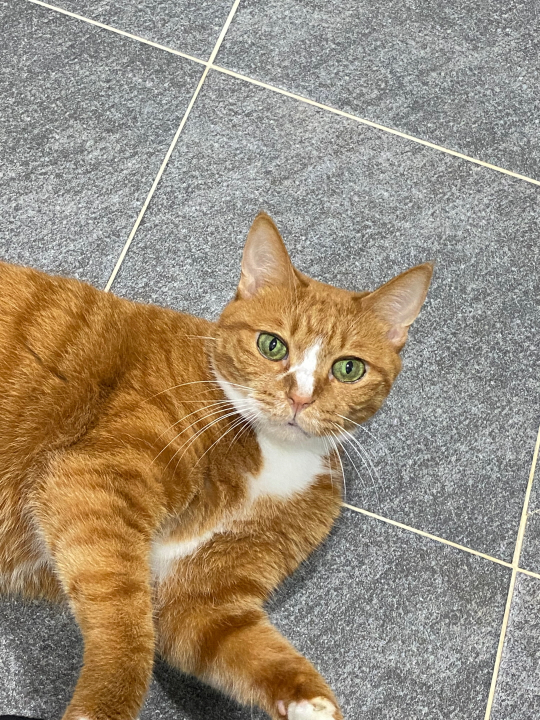
#> input picture OpenCV 3일차/실습/img/img13.jpg, 1080 x 1440 px (shown at 1/2 size)
$ python opencv_40.py   (older library calls are emulated)
#> lines starting #> are read from the running program, lines starting #| are printed output that depends on the picture
# OpenCV opencv_38 + opencv_39(sobel + laplacian)
import cv2

img_src = cv2.imread('img/img13.jpg', cv2.IMREAD_COLOR)
#> img_src is the input picture: shape (1440, 1080, 3); mean B, G, R 122.8, 142.2, 156.1
img_src = cv2.resize(img_src, dsize=(500, 500), interpolation=cv2.INTER_AREA)
#> img_src: shape (500, 500, 3)
img_gray = cv2.cvtColor(img_src, cv2.COLOR_BGR2GRAY)
img_grays = cv2.cvtColor(img_gray, cv2.COLOR_GRAY2BGR)

img_sobel_col = cv2.Sobel(img_gray, cv2.CV_64F, 1, 0, ksize=3)
img_sobel_col = cv2.convertScaleAbs(img_sobel_col)
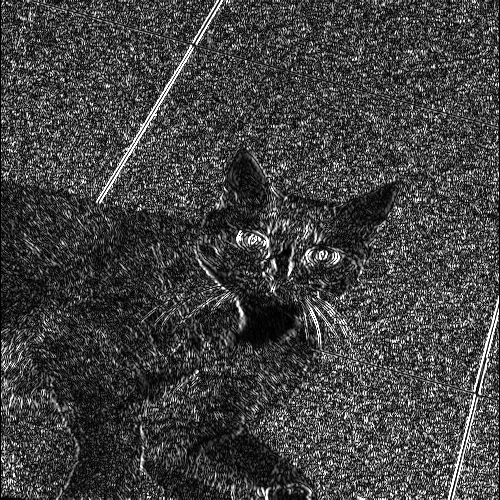
#> img_sobel_col: shape (500, 500); min 0, max 255, mean 65.6

img_sobel_row = cv2.Sobel(img_gray, cv2.CV_64F, 0, 1, ksize=3)
img_sobel_row = cv2.convertScaleAbs(img_sobel_row)
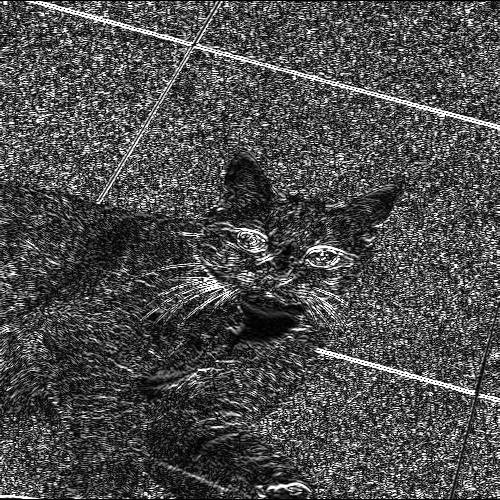
#> img_sobel_row: shape (500, 500); min 0, max 255, mean 76.8

img_sobel = cv2.addWeighted(img_sobel_col, 1.0, img_sobel_row, 1.0, 0)
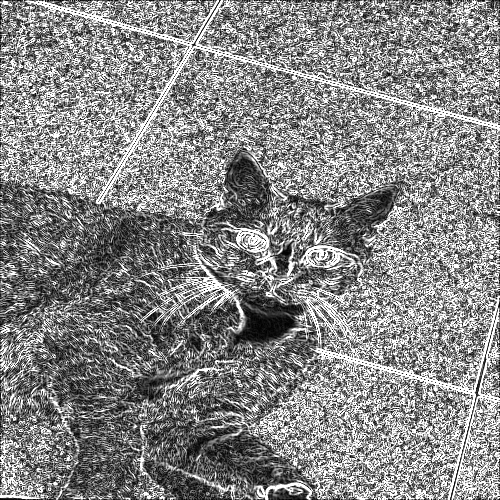
#> img_sobel: shape (500, 500); min 0, max 255, mean 134.9

img_sobel_cols = cv2.merge((img_sobel_col, img_sobel_col, img_sobel_col))
img_sobel_rows = cv2.merge((img_sobel_row, img_sobel_row, img_sobel_row))
img_sobels = cv2.merge((img_sobel, img_sobel, img_sobel))

img_laplacian = cv2.Laplacian(img_gray, cv2.CV_16S, ksize=3)
img_laplacian = cv2.convertScaleAbs(img_laplacian)
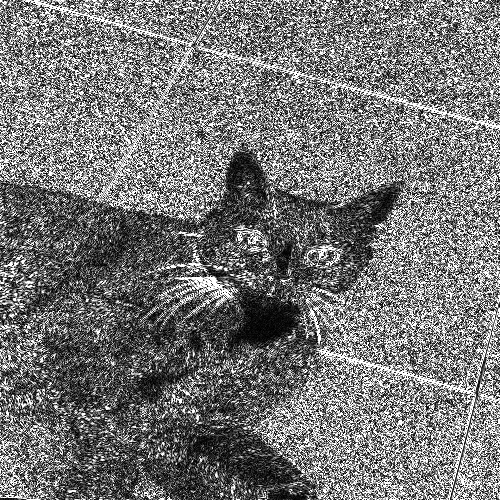
#> img_laplacian: shape (500, 500); min 0, max 255, mean 117.9

img_laplacians = cv2.merge((img_laplacian, img_laplacian, img_laplacian))

cont = cv2.hconcat([img_src, img_grays, img_laplacians])
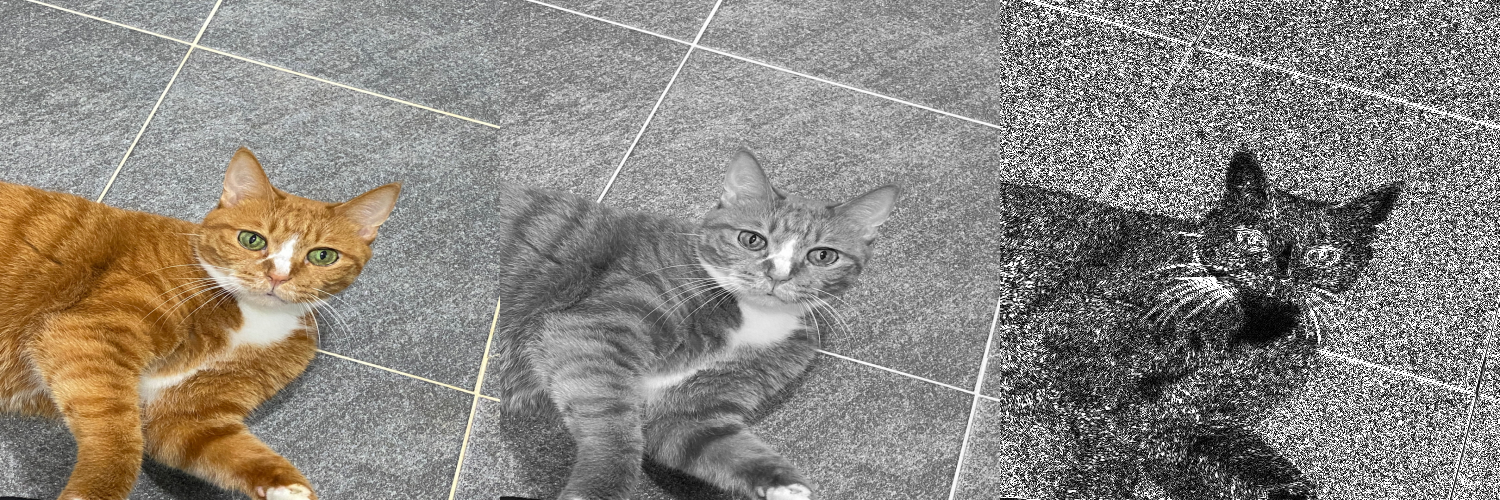
#> cont: shape (500, 1500, 3); mean B, G, R 128.3, 134.8, 139.4
cont1 = cv2.hconcat([img_sobel_cols, img_sobel_rows, img_sobels])
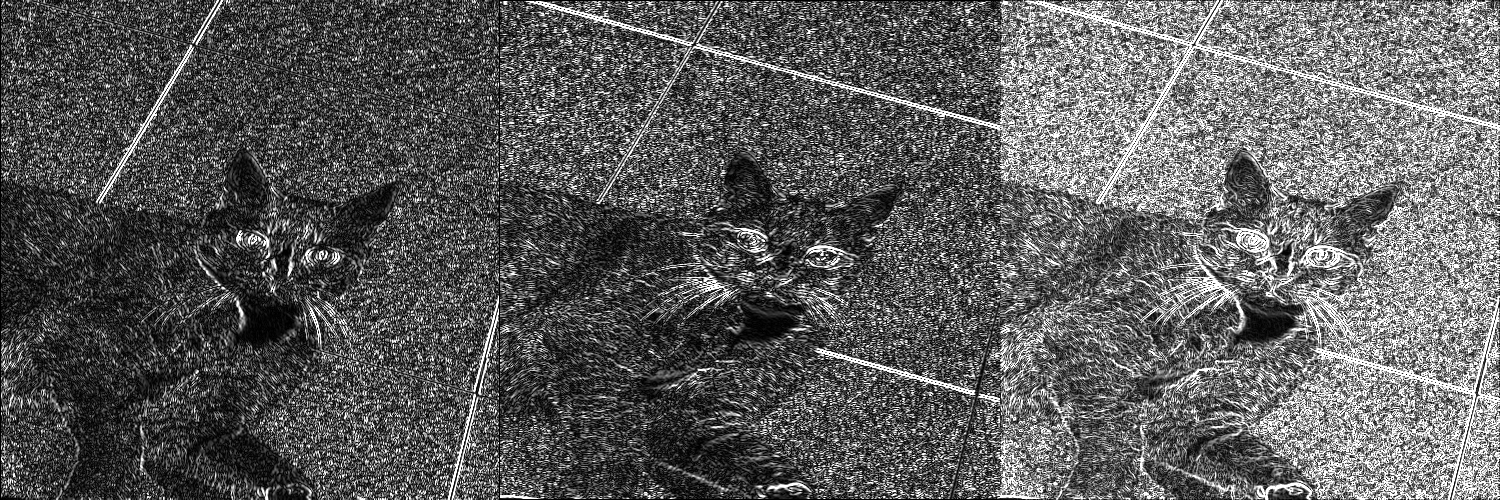
#> cont1: shape (500, 1500, 3); min 0, max 255, mean 92.4
cont2 = cv2.vconcat([cont, cont1])
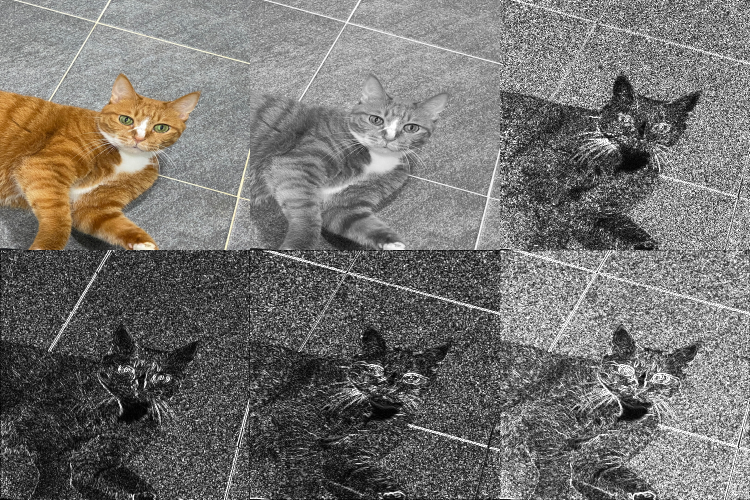
#> cont2: shape (1000, 1500, 3) (shown at 1/2 size); mean B, G, R 110.4, 113.6, 115.9

cv2.imshow('dst', cont2)
cv2.waitKey(0)
cv2.destroyAllWindows()

$ run again, with OpenCV 3일차/실습/img/img1.jpg copied over OpenCV 3일차/실습/img/img13.jpg
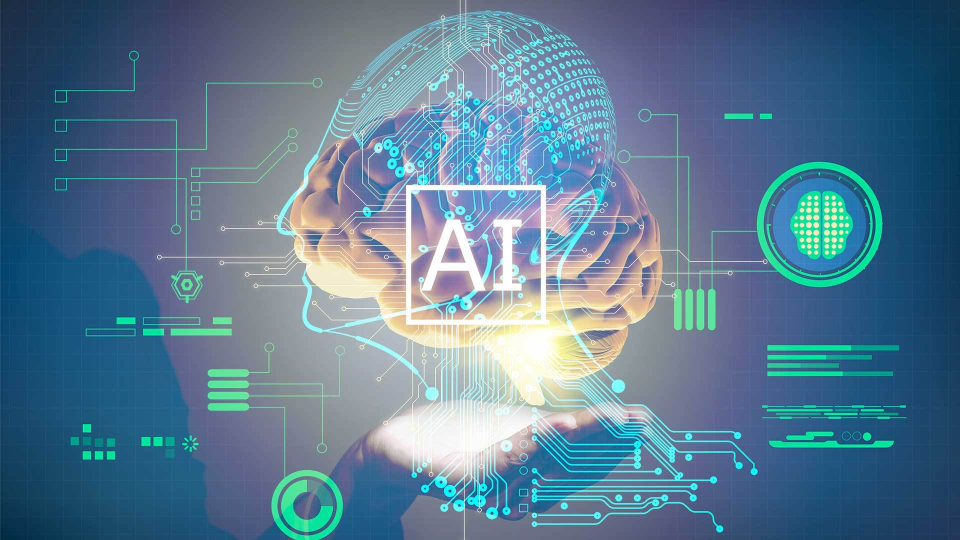
#> input picture OpenCV 3일차/실습/img/img1.jpg, 1920 x 1080 px (shown at 1/2 size)
#> img_src is the input picture: shape (1080, 1920, 3); mean B, G, R 145.7, 122.6, 90.4
#> img_src: shape (500, 500, 3)
#> `cont1 = cv2.hconcat([img_sobel_cols, img_sobel_rows, img_sobels])`:
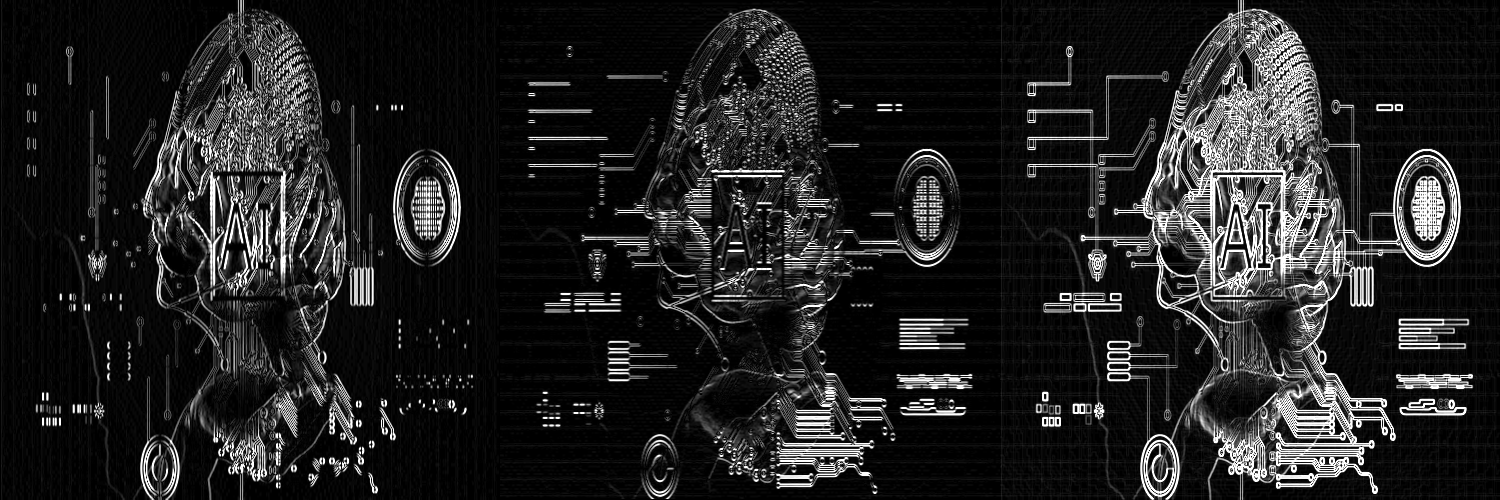
#> cont1: shape (500, 1500, 3); min 0, max 255, mean 33.8
#> `cont2 = cv2.vconcat([cont, cont1])`:
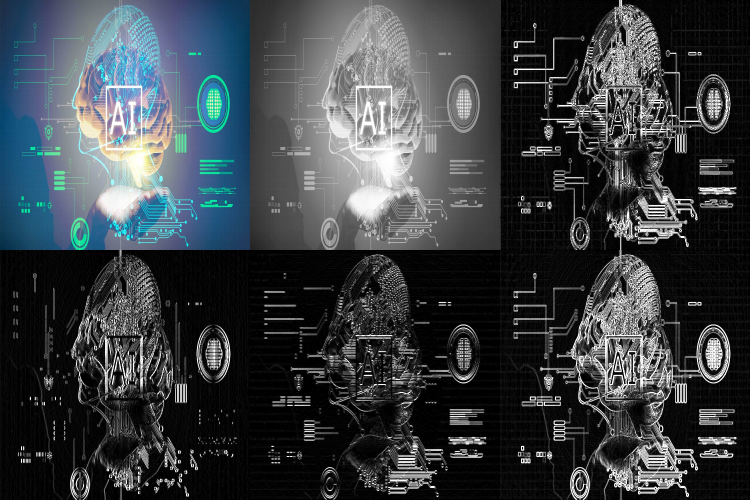
#> cont2: shape (1000, 1500, 3) (shown at 1/2 size); mean B, G, R 67.6, 63.7, 58.4

$ run again, with OpenCV 3일차/실습/img/img10.jpg copied over OpenCV 3일차/실습/img/img13.jpg
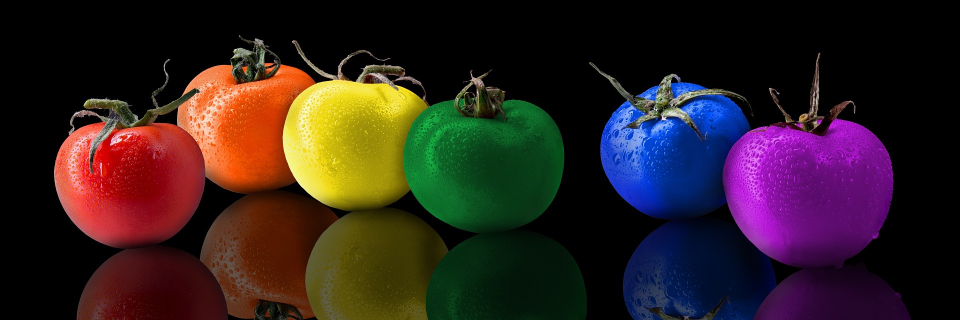
#> input picture OpenCV 3일차/실습/img/img10.jpg, 1920 x 640 px (shown at 1/2 size)
#> img_src is the input picture: shape (640, 1920, 3); mean B, G, R 31.7, 32.7, 48.2
#> img_src: shape (500, 500, 3)
#> `cont1 = cv2.hconcat([img_sobel_cols, img_sobel_rows, img_sobels])`:
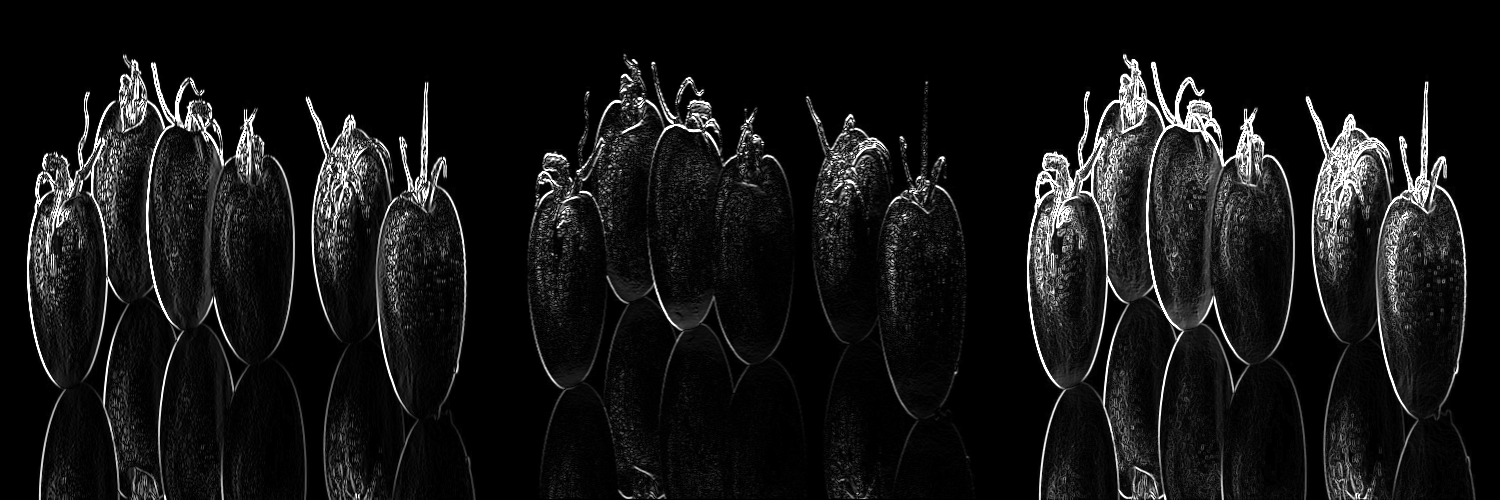
#> cont1: shape (500, 1500, 3); min 0, max 255, mean 20.7
#> `cont2 = cv2.vconcat([cont, cont1])`:
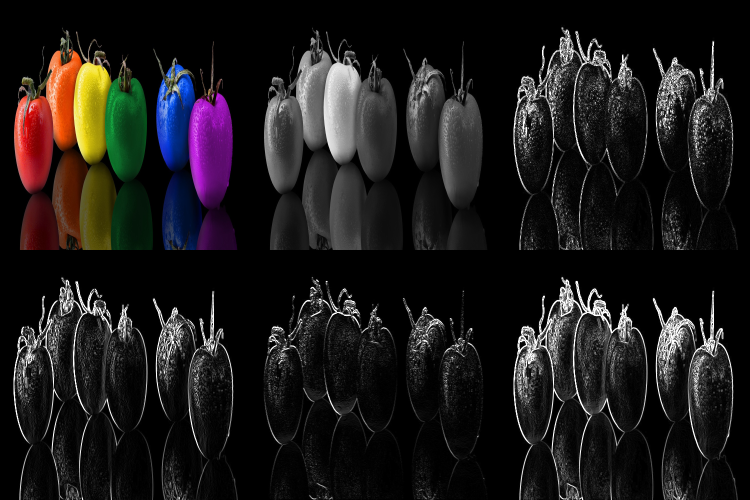
#> cont2: shape (1000, 1500, 3) (shown at 1/2 size); mean B, G, R 25.6, 25.7, 28.3

$ run again, with OpenCV 3일차/실습/img/img11.jpg copied over OpenCV 3일차/실습/img/img13.jpg
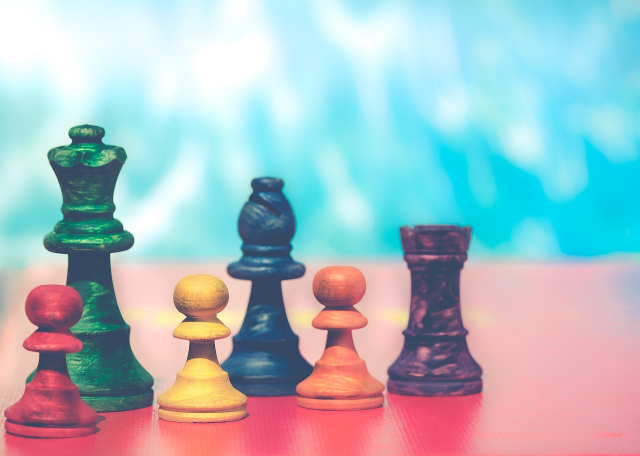
#> input picture OpenCV 3일차/실습/img/img11.jpg, 1280 x 912 px (shown at 1/2 size)
#> img_src is the input picture: shape (912, 1280, 3); mean B, G, R 194.7, 188, 168.8
#> img_src: shape (500, 500, 3)
#> `cont2 = cv2.vconcat([cont, cont1])`:
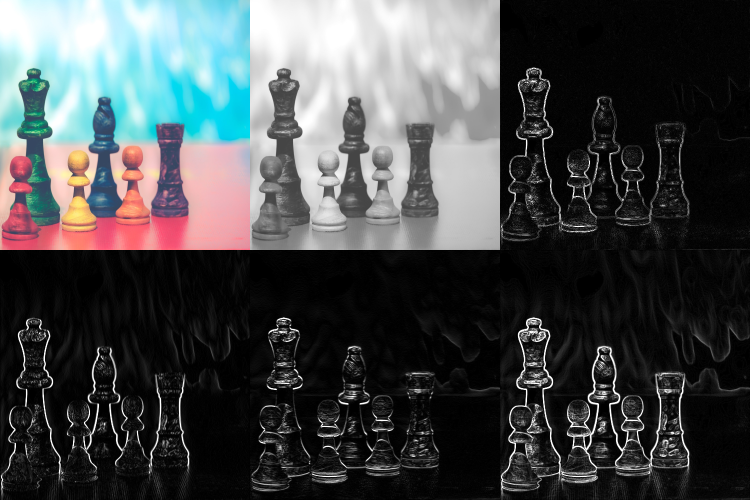
#> cont2: shape (1000, 1500, 3) (shown at 1/2 size); mean B, G, R 74.1, 73, 69.7
